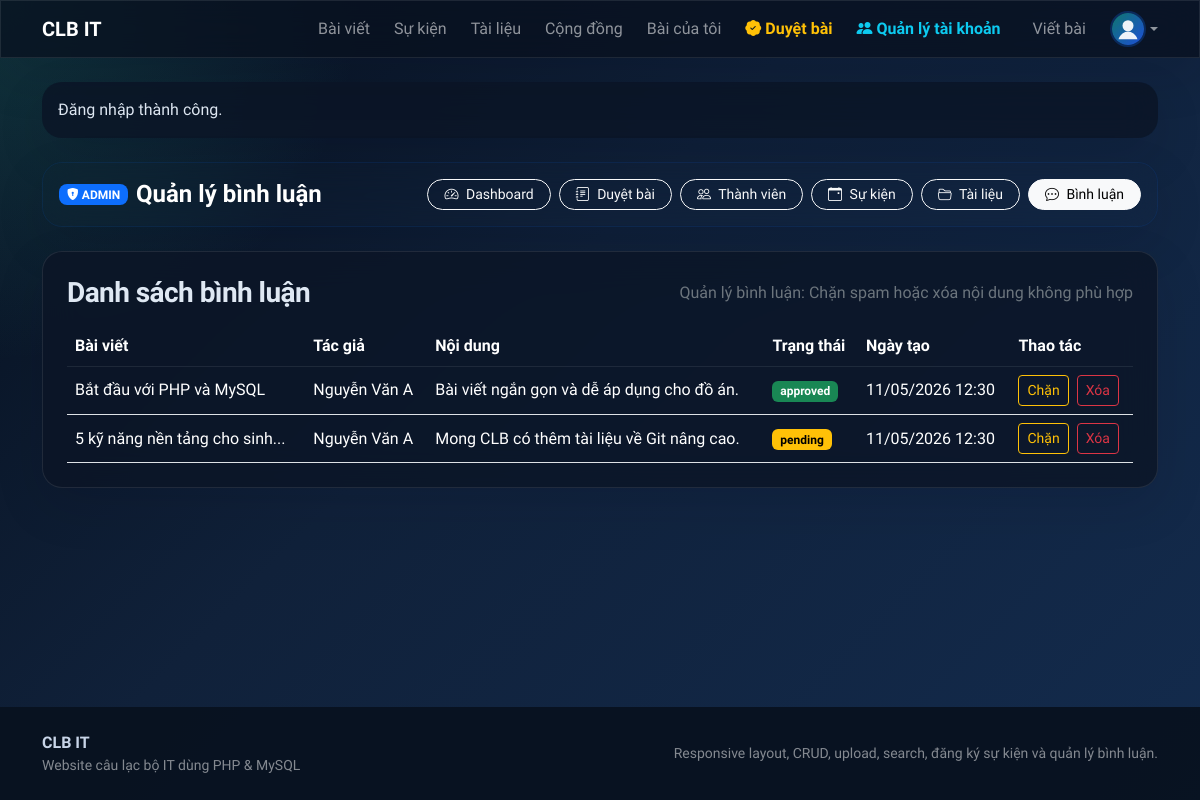
The app's page /admin/comments.php (signed in) with its own data.
### tables this page shows
CREATE TABLE comments (
    id INT AUTO_INCREMENT PRIMARY KEY,
    post_id INT NOT NULL,
    user_id INT NOT NULL,
    content TEXT NOT NULL,
    status ENUM('pending', 'approved', 'spam') NOT NULL DEFAULT 'pending',
    created_at TIMESTAMP DEFAULT CURRENT_TIMESTAMP,
    CONSTRAINT fk_comments_post FOREIGN KEY (post_id) REFERENCES posts(id) ON DELETE CASCADE,
    CONSTRAINT fk_comments_user FOREIGN KEY (user_id) REFERENCES users(id) ON DELETE CASCADE,
    INDEX idx_comments_post (post_id),
    INDEX idx_comments_user (user_id),
    INDEX idx_comments_status (status)
);

CREATE TABLE posts (
    id INT AUTO_INCREMENT PRIMARY KEY,
    title VARCHAR(255) NOT NULL,
    slug VARCHAR(255) NOT NULL UNIQUE,
    excerpt VARCHAR(300) NOT NULL,
    content LONGTEXT NOT NULL,
    image VARCHAR(255) NULL,
    images TEXT NULL,
    files TEXT NULL,
    category_id INT NOT NULL,
    user_id INT NOT NULL,
    status ENUM('draft', 'published', 'pending') NOT NULL DEFAULT 'pending',
    privacy ENUM('public', 'private') NOT NULL DEFAULT 'public',
    published_at DATETIME NULL,
    created_at TIMESTAMP DEFAULT CURRENT_TIMESTAMP,
    updated_at TIMESTAMP DEFAULT CURRENT_TIMESTAMP ON UPDATE CURRENT_TIMESTAMP,
    CONSTRAINT fk_posts_category FOREIGN KEY (category_id) REFERENCES categories(id) ON DELETE RESTRICT,
    CONSTRAINT fk_posts_user FOREIGN KEY (user_id) REFERENCES users(id) ON DELETE CASCADE,
    INDEX idx_posts_category (category_id),
    INDEX idx_posts_user (user_id),
    INDEX idx_posts_status_date (status, published_at)
);

CREATE TABLE users (
    id INT AUTO_INCREMENT PRIMARY KEY,
    fullname VARCHAR(100) NOT NULL,
    email VARCHAR(120) NOT NULL UNIQUE,
    password VARCHAR(255) NOT NULL,
    avatar VARCHAR(255) NULL,
    bio TEXT NULL,
    skills VARCHAR(255) NULL,
    role ENUM('admin', 'member') NOT NULL DEFAULT 'member',
    status ENUM('active', 'locked') NOT NULL DEFAULT 'active',
    created_at TIMESTAMP DEFAULT CURRENT_TIMESTAMP,
    updated_at TIMESTAMP DEFAULT CURRENT_TIMESTAMP ON UPDATE CURRENT_TIMESTAMP,
    INDEX idx_users_role_status (role, status)
);

### config/database.php (called while the page is built, shortened)
<?php
function db(): PDO
{
    static $pdo = null;
    if ($pdo instanceof PDO) {
        return $pdo;
    }
    $dsn = 'mysql:host=' . DB_HOST . ';dbname=' . DB_NAME . ';charset=utf8mb4';
    $pdo = new PDO($dsn, DB_USER, DB_PASS, [
        PDO::ATTR_ERRMODE => PDO::ERRMODE_EXCEPTION,
        PDO::ATTR_DEFAULT_FETCH_MODE => PDO::FETCH_ASSOC,
        PDO::ATTR_EMULATE_PREPARES => false,
    ]);
    return $pdo;
}

### includes/functions.php (called while the page is built, shortened)
<?php
function e(?string $value): string
{
    return htmlspecialchars((string) $value, ENT_QUOTES, 'UTF-8');
}
function format_datetime(?string $value): string
{
    return date('d/m/Y H:i', strtotime($value));
}
function short_text(?string $value, int $limit = 140): string
{
    $value = trim((string) $value);
    if (mb_strlen($value) <= $limit) {
        return $value;
    }
    return mb_substr($value, 0, $limit - 3) . '...';
}
function badge_class_for_status(string $status): string
{
    return match ($status) {
        'active', 'published', 'approved' => 'text-bg-success',
        'locked', 'draft', 'pending' => 'text-bg-warning',
        'archived', 'spam' => 'text-bg-secondary',
        default => 'text-bg-primary',
    };
}

### admin/comments.php (the view, shortened to what this page needs)
<?php
require_once __DIR__ . '/../config/database.php';
require_once __DIR__ . '/../includes/functions.php';
$comments = db()->query("SELECT c.*, p.title AS post_title, u.fullname AS author_name
    FROM comments c
    INNER JOIN posts p ON p.id = c.post_id
    INNER JOIN users u ON u.id = c.user_id
    ORDER BY c.created_at DESC")->fetchAll();
require_once __DIR__ . '/../includes/header.php';
?>
<div class="clubit-card p-4">
    <div class="d-flex justify-content-between align-items-center flex-wrap gap-2 mb-3">
        <h3 class="section-title mb-0">Danh sách bình luận</h3>
        <span class="text-secondary">Quản lý bình luận: Chặn spam hoặc xóa nội dung không phù hợp</span>
    </div>
    <div class="table-responsive">
        <table class="table table-clubit align-middle mb-0">
            <thead>
                <tr>
                    <th class="text-white">Bài viết</th>
                    <th class="text-white">Tác giả</th>
                    <th class="text-white">Nội dung</th>
                    <th class="text-white">Trạng thái</th>
                    <th class="text-white">Ngày tạo</th>
                    <th class="text-white">Thao tác</th>
                </tr>
            </thead>
            <tbody>
                <?php foreach ($comments as $comment): ?>
                    <tr>
                        <td class="text-white"><?php echo e(short_text($comment['post_title'], 30)); ?></td>
                        <td class="text-white"><?php echo e($comment['author_name']); ?></td>
                        <td class="text-white"><?php echo e(short_text($comment['content'], 70)); ?></td>
                        <td><span class="badge <?php echo e(badge_class_for_status($comment['status'])); ?>"><?php echo e($comment['status']); ?></span></td>
                        <td class="text-white"><?php echo e(format_datetime($comment['created_at'])); ?></td>
                        <td class="d-flex gap-2 flex-wrap">
                            <form method="post">
                                <button class="btn btn-outline-warning btn-sm">Chặn</button>
                            </form>
                            <form method="post" onsubmit="return confirm('Xóa bình luận này?');">
                                <button class="btn btn-outline-danger btn-sm">Xóa</button>
                            </form>
                        </td>
                    </tr>
                <?php endforeach; ?>
            </tbody>
        </table>
    </div>
</div>
<?php require_once __DIR__ . '/../includes/footer.php'; ?>

### assets/css/app.css (style rules this page uses)
:root, [data-theme="dark"] { --clubit-bg: #07111f; --clubit-bg-gradient: radial-gradient(circle at top left, rgba(54, 194, 180, 0.2), transparent 25%), linear-gradient(135deg, #07111f 0%, #10213a 42%, #132b4d 100%); --clubit-surface: rgba(12, 21, 39, 0.84); --clubit-card: rgba(12, 21, 39, 0.82); --clubit-accent: #36c2b4; --clubit-accent-2: #1d4ed8; --clubit-text: #dfe8f3; --clubit-muted: #93a4ba; --clubit-border: rgba(255, 255, 255, 0.09); --clubit-nav-bg: rgba(8, 17, 31, 0.76); --clubit-dropdown-bg: #0c1527; --clubit-dropdown-color: #dfe8f3; --clubit-dropdown-border: rgba(255, 255, 255, 0.09); --clubit-dropdown-hover-bg: rgba(54, 194, 180, 0.16); --clubit-input-bg: rgba(255, 255, 255, 0.05); --clubit-input-border: rgba(255, 255, 255, 0.09); --clubit-input-color: #ffffff; --clubit-chat-msg-other: rgba(255, 255, 255, 0.05); --clubit-chat-msg-mine: rgba(54, 194, 180, 0.12); --clubit-chat-msg-other-border: rgba(255, 255, 255, 0.08); --clubit-chat-msg-mine-border: rgba(54, 194, 180, 0.22); }
* { box-sizing: border-box; }
body { font-family: 'Be Vietnam Pro', sans-serif; background: var(--clubit-bg-gradient); color: var(--clubit-text); transition: background 0.3s ease, color 0.3s ease; display: flex; flex-direction: column; min-height: 100vh; }
body.clubit-logged-in { background: var(--clubit-bg-gradient); color: var(--clubit-text); }
.navbar-glass, .clubit-card, .clubit-panel, .sidebar-glass { backdrop-filter: blur(18px); border: 1px solid var(--clubit-border); box-shadow: 0 18px 50px rgba(2, 8, 23, 0.12); transition: border-color 0.3s ease, box-shadow 0.3s ease; }
.clubit-card, .clubit-panel { background: var(--clubit-card); border-radius: 1.25rem; color: var(--clubit-text); }
.section-title { font-weight: 700; letter-spacing: -0.02em; }
.table-clubit { --bs-table-bg: transparent; color: inherit; }
.table-clubit thead th { color: white !important; border-bottom-color: rgba(255, 255, 255, 0.08); }
.table-clubit tbody td { color: white !important; }
body.clubit-logged-in .table-clubit tbody tr td { color: white !important; }
body.clubit-logged-in .table-clubit thead th { color: white !important; }

### records on screen
comments: post.title "Bắt đầu với PHP và MySQL", user.fullname "Nguyễn Văn A", content "Bài viết ngắn gọn và dễ áp dụng cho đồ án.", status "approved", created_at "11/05/2026 12:30"
comments: post.title "5 kỹ năng nền tảng cho sinh...", user.fullname "Nguyễn Văn A", content "Mong CLB có thêm tài liệu về Git nâng cao.", status "pending", created_at "11/05/2026 12:30"

### other values on screen
APP_NAME "CLB IT"
$flash['message'] "Đăng nhập thành công."
$pageTitle "Quản lý bình luận"
